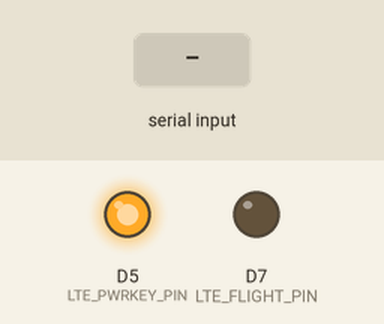
Simulated run of this sketch. Board: Arduino Zero (SAMD21). Shown: output pins drawn as LEDs (lit = HIGH). Inputs (shaded band) come from the test bench. The modem accepts every AT command (registered, SIM ready, sends succeed) and sends nothing else; pins used as bus, display or sensor lines are not drawn; what the sketch prints to the serial monitor is not drawn.

Above: at 2.3 s.
At 7.4 s:
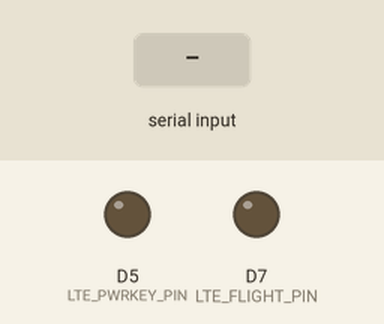
7.5 s: ",1\n" received over the second serial link
9.0 s: "1\n" received over the second serial link
Timing chart, 0 to 12.0 s (numbered marks = the images above; inputs shaded):
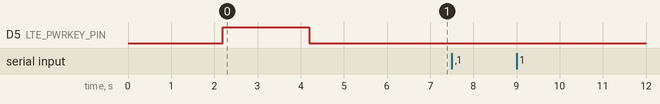

Measured:
- after the input at 7.5 s, every drawn part: stays the same
- after the input at 9.0 s, every drawn part: stays the same

The sketch:

Maduino-Commands.ino
```cpp
/* ---------- PIN MAP ------------------------------------------------ */
#define LTE_RESET_PIN   6
#define LTE_PWRKEY_PIN  5
#define LTE_FLIGHT_PIN  7
/* ------------------------------------------------------------------- */
#define APN "m2m.com.attz"  // new Carrier APN (AT&T)

const bool DEBUG = true;

// PROTOTYPES
String  sendAT(const String& cmd, uint32_t to = 2000, bool dbg = DEBUG);
bool waitForModemReady(uint32_t timeoutMs = 30000);
bool waitForRegistration(uint32_t timeoutMs = 120000);


void setup() {
  SerialUSB.begin(115200);
  Serial1.begin(115200);

  powerOnModem();
  waitForModemReady(30000);

  SerialUSB.println("\nSend commands to the Serial1 terminal");
}


void loop() {
    if (SerialUSB.available()) {
        String command = SerialUSB.readStringUntil('\n');
        sendAT(command);
    }

    // If data comes from AT module, send it to Serial1 Monitor
    while (Serial1.available()) {
        String response = Serial1.readStringUntil('\n');
        SerialUSB.println(response);
    }
}

void powerOnModem(){
  pinMode(LTE_RESET_PIN, OUTPUT);
  pinMode(LTE_PWRKEY_PIN, OUTPUT);
  pinMode(LTE_FLIGHT_PIN, OUTPUT);

  delay(100);
  digitalWrite(LTE_RESET_PIN, HIGH);
  delay(2000);
  digitalWrite(LTE_RESET_PIN, LOW);

  delay(100);
  digitalWrite(LTE_PWRKEY_PIN, HIGH);
  delay(2000);
  digitalWrite(LTE_PWRKEY_PIN, LOW);

  digitalWrite(LTE_FLIGHT_PIN, LOW); // Normal mode
}


bool waitForModemReady(uint32_t timeoutMs) {
  uint32_t start = millis();
  while (millis() - start < timeoutMs) {
    String r = sendAT("AT", 2000);
    if (r.indexOf("OK") != -1) {
      SerialUSB.println(F("✓ Modem AT-responsive"));
      return true;
    }
    SerialUSB.println(F("… waiting for modem to accept AT"));
    delay(1000);
  }
  SerialUSB.println(F("✗ Timed out waiting for AT response"));
  return false;
}


bool waitForRegistration(uint32_t timeoutMs) {
  uint32_t start = millis();
  while (millis() - start < timeoutMs) {
    String r = sendAT("AT+CEREG?", 5000);
    // Look for ,1 or ,5 (home or roaming)
    if (r.indexOf(",1") != -1 || r.indexOf(",5") != -1) {
      SerialUSB.println(F("✓ Network registered"));
      return true;
    }
    SerialUSB.println(F("… still searching (CEREG != 1/5)"));
    delay(3000);
  }
  SerialUSB.println(F("✗ Timed out waiting for LTE registration"));
  return false;
}


String sendAT(const String& cmd, uint32_t to, bool dbg) {
    String resp;
    Serial1.println(cmd);
    unsigned long t0 = millis();
    while (millis() - t0 < to){
        while (Serial1.available()){
            resp += (char)Serial1.read();
        }

    }
    if (dbg) SerialUSB.print(resp);
    return resp;
}
```
